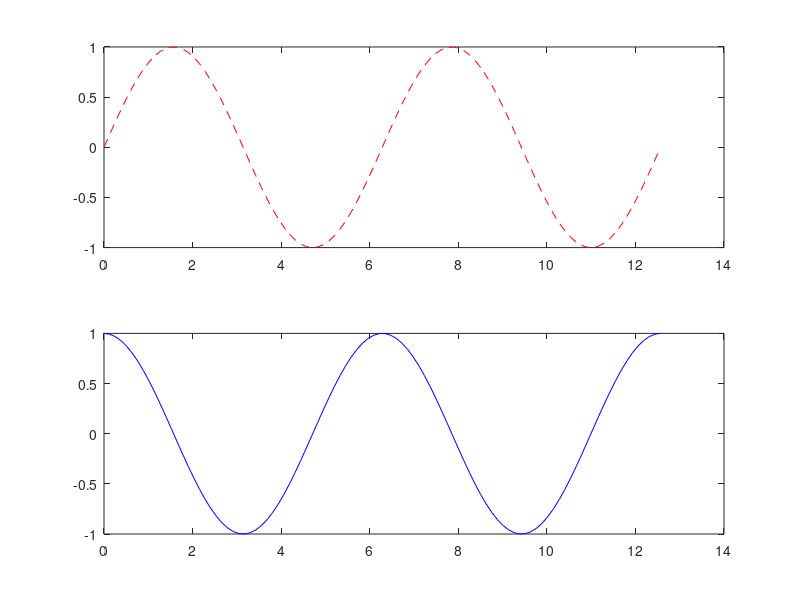
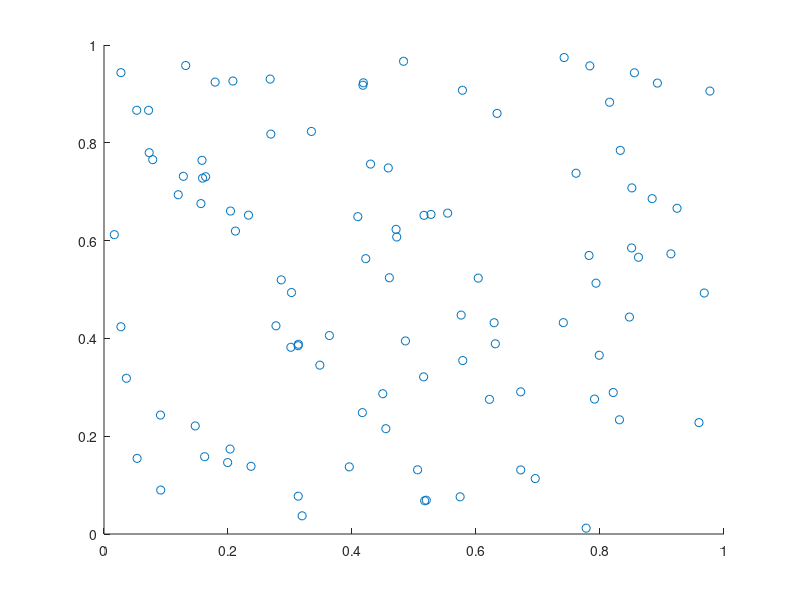
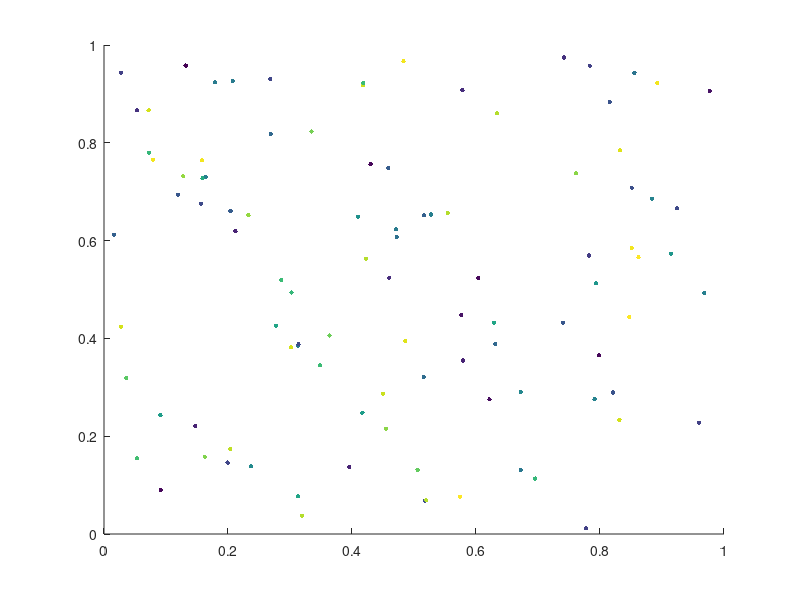

The MATLAB source for these figures, in order:
%% Inclass assignment 2

% 1. a. fill in this loop with a conditional statement so that it displays
% only the odd numbers

for ii = 1:20
    if rem(ii,2) == 1
        disp(int2str(ii)) 
end
end 
% b. Write a new loop to display the same odd numbers which doesn't use a conditional statement 
for ii = 1:2:20
    disp(int2str(ii)) 
end

% c. display the same odd numbers without a loop or conditional (hint use
%  num2str)
disp(num2str((1:2:20)'))

%% 2. Vectorize the following code (that is produce the same result in z
%without using a loop). 

%a. 
for ii = 1:100
    z(ii) = ii*ii;
end

ii = 1:100 ;
z(ii) = ii.*ii

%b. 
z = 0;
for ii = 1:100
    z = z + ii;
end

z=5050 

%c.
xx = rand(50,2);

for ii = 1:50
    z(ii) = sqrt(xx(ii,1)^2+xx(ii,2)^2);
    disp(num2str(z(ii)))
end

z(ii) =  sqrt(xx(ii,1).*xx(ii,1)+xx(ii,2).*xx(ii,2))


% d. what is the formula in c computing?
% distance formula 

%% plotting

%a. make a plot of sin(x) and cos(x) vs x from x = 0 to 4*pi on the same axis where the graph
%of sin(x) vs x is a red-dashed line and the graph of cos(x) vs x is a
%blue solid line.
x = linspace(0,4*pi,100)
y1 = sin(x)
y2 = cos(x) 
plot(x,y1,'r--', x,y2, 'b')


%b. repeat the above but where each graph is in a different subplot in the
% same figure. 
b1=subplot(2,1,1)
b2=subplot(2,1,2)
x = linspace(0,4*pi)
y1 = sin(x)
y2 = cos(x) 
plot(b1,x, y1,'r--')
plot(b2,x,y2, 'b')

%c. here is some data, imagine they are x and y coordinates for cells. 
xy_dat = rand(100,2);
%plot the data in the xy plane.
figure
scatter(xy_dat(:,1),xy_dat(:,2))
%now imagine there is some fluorescence data corresponding to the same
%cells
fluor = rand(100,1);
c = fluor;
sz = 10;
figure
scatter(xy_dat(:,1),xy_dat(:,2),sz,c,'filled')
% plot the data in the xy plane but color code the data by the fluorescnece
% values. Hint: see the scatter command